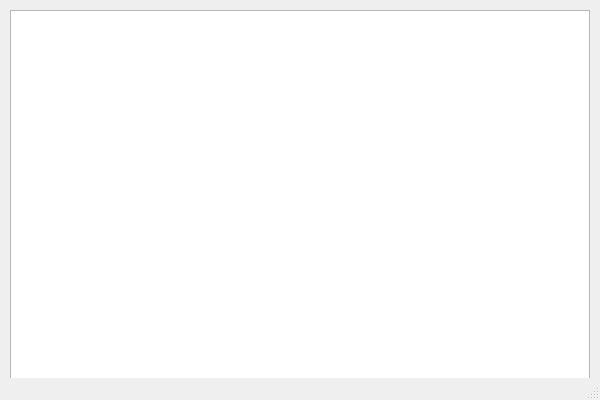
<?xml version="1.0" encoding="UTF-8"?>
<ui version="4.0">
 <class>MainWindow</class>
 <widget class="QMainWindow" name="MainWindow">
  <property name="geometry">
   <rect>
    <x>0</x>
    <y>0</y>
    <width>600</width>
    <height>400</height>
   </rect>
  </property>
  <property name="windowTitle">
   <string>File Reader</string>
  </property>
  <widget class="QWidget" name="centralwidget">
   <widget class="QTextEdit" name="textEdit">
    <property name="geometry">
     <rect>
      <x>10</x>
      <y>10</y>
      <width>580</width>
      <height>380</height>
     </rect>
    </property>
   </widget>
  </widget>
  <widget class="QMenuBar" name="menubar">
   <property name="geometry">
    <rect>
     <x>0</x>
     <y>0</y>
     <width>600</width>
     <height>21</height>
    </rect>
   </property>
  </widget>
  <widget class="QStatusBar" name="statusbar"/>
 </widget>
 <resources/>
 <connections/>
</ui>
